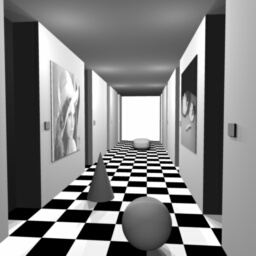
#> input picture Assignment2/corridorl.jpg, 256 x 256 px
$ python disparity.py
#> lines starting #> are read from the running program, lines starting #| are printed output that depends on the picture
import numpy as np
import matplotlib.pyplot as plt
from skimage import io
from skimage.color import rgb2gray
from skimage.util import img_as_ubyte
import cv2
import os


def generate_disparity_map(left_image_path, right_image_path, block_size=5, max_disparity=64, filename = 'disparity_map.png', min = 5, max = 20):
#> called with left_image_path = 'corridorl.jpg', right_image_path = 'corridorr.jpg', block_size = 20, max_disparity = 10, filename = 'images/v_SSD/corridor_disparity_map1.png', min = 5, max = 20
    img_left = rgb2gray(io.imread(left_image_path))
#> img_left: shape (256, 256) float64; min 0, max 1, mean 0.501
    img_right = rgb2gray(io.imread(right_image_path))
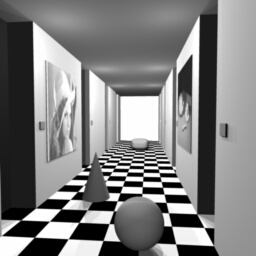
#> input picture Assignment2/corridorr.jpg, 256 x 256 px
#> img_right: shape (256, 256) float64; min 0, max 1, mean 0.502
    img_left = img_as_ubyte(img_left)
    img_right = img_as_ubyte(img_right)

    # assuming same size images
    height, width = img_left.shape
#> height = 256; width = 256
    disparity_map = np.zeros((height, width), dtype=np.float32)

    # block_size_var = np.linspace(5, 15, 5).astype(int)
    block_size_var = [15]
    min_block = min
    max_block = max
    for y in range(block_size // 2, height - block_size // 2):
        for x in range(block_size // 2, width - block_size // 2):
            best_offset = 0
            min_ssd = float('inf')

            # iterate through the offset pixels in img_right to find the one with the smallest difference
            # we are using SSD (smallest squared difference)
            for offset in range(max_disparity):
                for block_size1 in block_size_var:

                    patch = img_left[y:y + min_block, x:x + min_block]
                    variance = np.var(patch)

                    # Adjust block size based on variance (higher variance → smaller block)
                    block_size1 = int(min_block + (max_block - min_block) * (1 - np.clip(variance / 255.0, 0, 1)))
                    block_size1 = block_size1 if block_size1 % 2 == 1 else block_size1 + 1  # Ensure block size is odd

                    x_offset = x - offset
                    if x_offset - block_size1 // 2 < 0:
                        break

                    block_left = img_left[y - block_size1 // 2 : y + block_size1 // 2 + 1, x - block_size1 // 2 : x + block_size1 // 2 + 1]
                    block_right = img_right[y - block_size1 // 2 : y + block_size1 // 2 + 1, x_offset - block_size1 // 2 : x_offset + block_size1 // 2 + 1]
                    ssd = np.sum((block_left - block_right) ** 2) / (block_size1 ** 2)

                    if ssd < min_ssd:
                        min_ssd = ssd
                        best_offset = offset

            disparity_map[y, x] = best_offset

            disparity_map[y, x] = best_offset
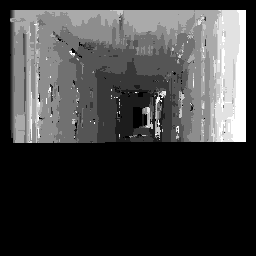
#> disparity_map: shape (256, 256) float32; min 0, max 9, mean 2.21; drawn with min black and max white

    # normalize the disparity map to 0-255 for display purposes
    disparity_map = (disparity_map / max_disparity) * 255
    disparity_map = disparity_map.astype(np.uint8)

    # [4 lines of commented-out code are left out]
    plt.imsave(filename, disparity_map, cmap='gray')

if __name__ == '__main__':
    a = 'corridorl.jpg'
    range_block = [20]
    range_max = [10]

    range_minb = [5]
    range_maxb = [20]
    kk=0
    for i in range(len(range_maxb)):
        for j in range(len(range_minb)):
            for k in range(len(range_max)):
                kk+=1
                filename = os.path.join('images', 'v_SSD', a.split('.')[0][:-1] + '_disparity_map' + str(kk) + '.png')
#> (the run stopped early here; a loop or call above may not have finished)
